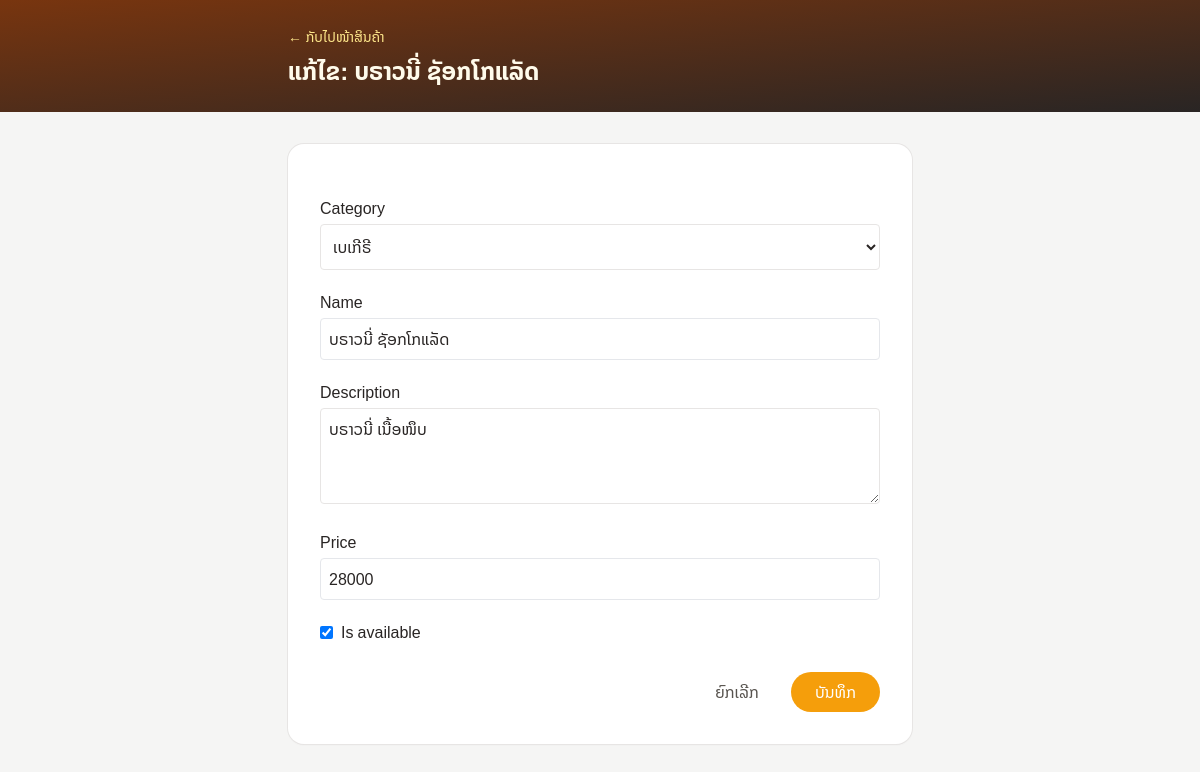
The page /menu/18/edit/ on the database its author committed.
### menu/models.py (models this page shows, shortened)
class Product(models.Model):
    category = models.ForeignKey(
        Category, on_delete=models.CASCADE, related_name='products'
    )
    name = models.CharField(max_length=100)
    description = models.TextField(blank=True)
    price = models.DecimalField(max_digits=10, decimal_places=0)
    is_available = models.BooleanField(default=True)
    created_at = models.DateTimeField(auto_now_add=True)
    class Meta:
        ordering = ['-created_at']

### menu/views.py (the view)
# urls.py: path('<int:pk>/edit/', views.product_update, name='product_update'),
def product_update(request, pk):
    product = get_object_or_404(Product, pk=pk)
    if request.method == 'POST':
        form = ProductForm(request.POST,
                           instance=product)
        if form.is_valid():
            form.save()
            messages.success(request, 'ແກ້ໄຂແລ້ວ')
            return redirect('product_detail',
                            pk=product.pk)
    else:
        form = ProductForm(instance=product)
    return render(request, 'menu/form.html',
        {'form': form, 'product': product})

### menu/forms.py
class ProductForm(forms.ModelForm):
    class Meta:
        model = Product
        fields = ['category', 'name', 'description',
                  'price', 'is_available']
        widgets = {
            'name': forms.TextInput(
                attrs={'class': 'w-full border rounded p-2'}),
            'price': forms.NumberInput(
                attrs={'class': 'w-full border rounded p-2'}),
        }

### menu/models.py (called while the page is built)
    def __str__(self):
        return self.name

### menu/templates/menu/form.html (shortened to what this page needs)
<!DOCTYPE html>
<html lang="lo">
<head>
  <script src="https://cdn.tailwindcss.com"></script>
</head>
<body class="bg-stone-100 min-h-screen text-stone-800">
  <header class="bg-gradient-to-br from-amber-900 to-stone-800 text-amber-50">
    <div class="max-w-2xl mx-auto px-6 py-6">
      {% if product %}
        <a href="{% url 'product_detail' product.pk %}" class="text-sm text-amber-200 hover:text-white">← ກັບໄປໜ້າສິນຄ້າ</a>
        <h1 class="mt-2 text-2xl font-bold">ແກ້ໄຂ: {{ product.name }}</h1>
      {% else %}
        <a href="{% url 'menu_list' %}" class="text-sm text-amber-200 hover:text-white">← ກັບໄປໜ້າເມນູ</a>
        <h1 class="mt-2 text-2xl font-bold">ເພີ່ມສິນຄ້າ</h1>
      {% endif %}
    </div>
  </header>
  <main class="max-w-2xl mx-auto px-6 py-8">
    <form method="post" class="space-y-5 rounded-2xl bg-white p-6 shadow-sm ring-1 ring-stone-200 sm:p-8">
      {% for field in form %}
        <div class="field">
          {% if field.name == 'is_available' %}
            <label class="flex items-center gap-2">
              {{ field }} <span class="font-medium">{{ field.label }}</span>
            </label>
          {% else %}
            <label for="{{ field.id_for_label }}" class="mb-1 block font-medium">{{ field.label }}</label>
            {{ field }}
          {% endif %}
        </div>
      {% endfor %}
      <div class="flex justify-end gap-3 pt-2">
        <a href="{% if product %}{% url 'product_detail' product.pk %}{% else %}{% url 'menu_list' %}{% endif %}" class="rounded-full px-5 py-2 text-stone-600 hover:bg-stone-100">ຍົກເລີກ</a>
        <button type="submit" class="rounded-full bg-amber-500 px-6 py-2 font-medium text-white hover:bg-amber-600">ບັນທຶກ</button>
      </div>
    </form>
  </main>
</body>
</html>

### menu/templates/menu/form.html (style rules this page uses)
body { font-family: 'Noto Sans Lao', sans-serif; }
.field select, .field textarea { width: 100%; border: 1px solid #e7e5e4; border-radius: .25rem; padding: .5rem; }
.field textarea { height: 6rem; }
.field input, .field select, .field textarea { background: #fff; }

### rows shown on the page
Product: name "ບຣາວນີ່ ຊັອກໂກແລັດ", form "ເບເກີຣີ" "ບຣາວນີ່ ຊັອກໂກແລັດ" "ບຣາວນີ່ ເນື້ອໜຶບ" "28000", form "☑"

### other values the page prints
{{ field.label }} "Category" "Name" "Description" "Price"
{{ field.label }} "Is available"
